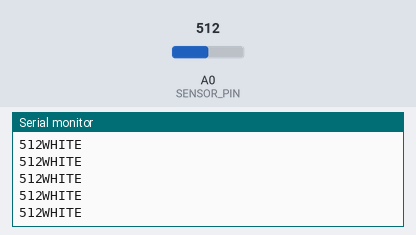
Bench run of a sketch on a simulated Arduino Uno, built with avr-gcc and run on an emulated ATmega328P. On the bench: the last lines printed to the serial monitor. The inputs (shaded band) are chosen by the test bench; at power-on: A0 (SENSOR_PIN) = 512.

Above: at 1.2 s.
1.3 s: A0 (SENSOR_PIN) set to 493
At 1.31 s:
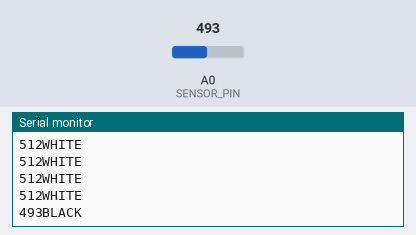
3.2 s: A0 (SENSOR_PIN) set to 510
At 3.22 s:
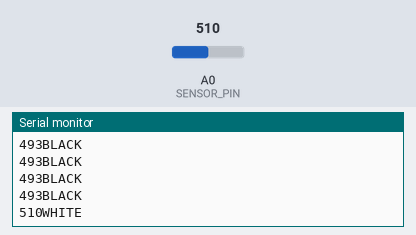

Measured:
- the behaviour switches between 500 and 499 on A0 (SENSOR_PIN) (found by bisection; images 0 and 1)
- after the input at 1.3 s, the serial monitor: prints a new line at once (image 1)
- after the input at 3.2 s, the serial monitor: prints a new line at once (image 2)

The sketch:

line_sensor.ino
```cpp
#define SENSOR_PIN A0
void setup(){
  Serial.begin(9600);
  pinMode(SENSOR_PIN, INPUT);
}

void loop(){
  //int a = digitalRead(SENSOR_PIN);
  Serial.print(analogRead(SENSOR_PIN));
  if (analogRead(SENSOR_PIN) < 500) {
    Serial.println("BLACK");
  }
  else {
    Serial.println("WHITE");
  }
  //Serial.println(a);
  delay(100);
}
```
